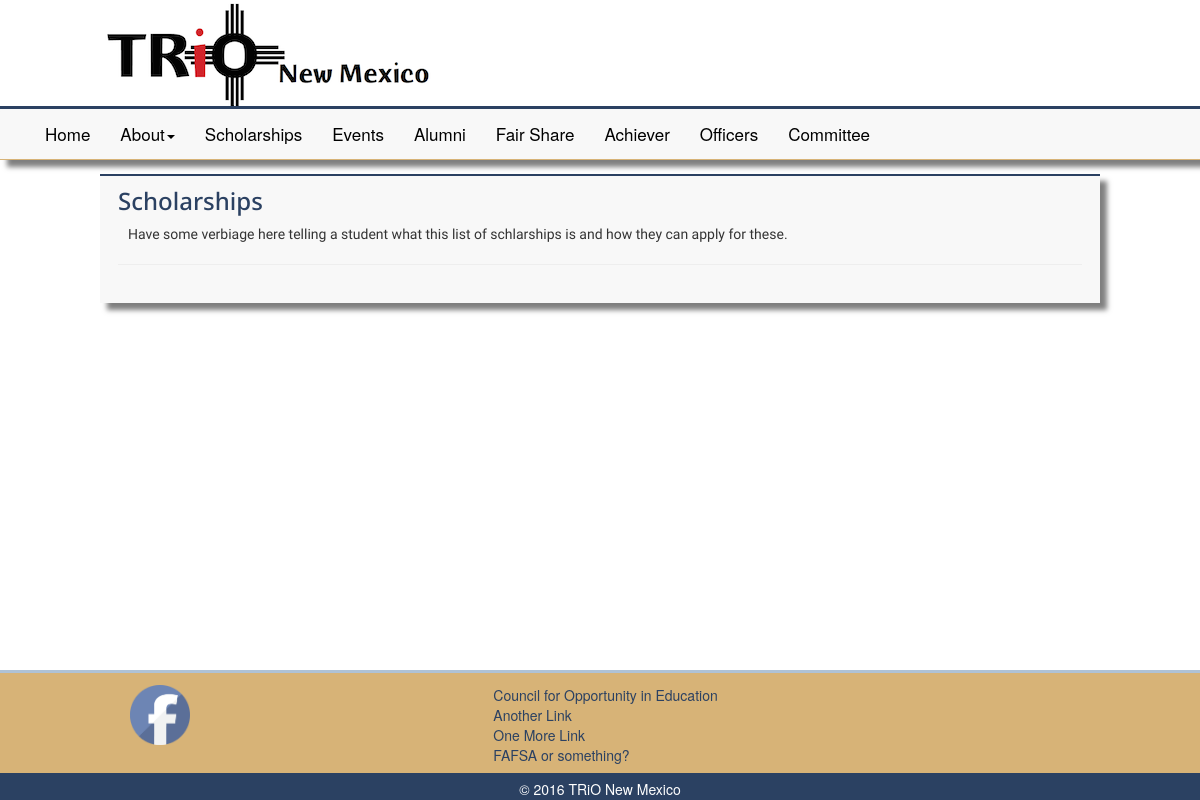
Before: /scholarships with the older database file.
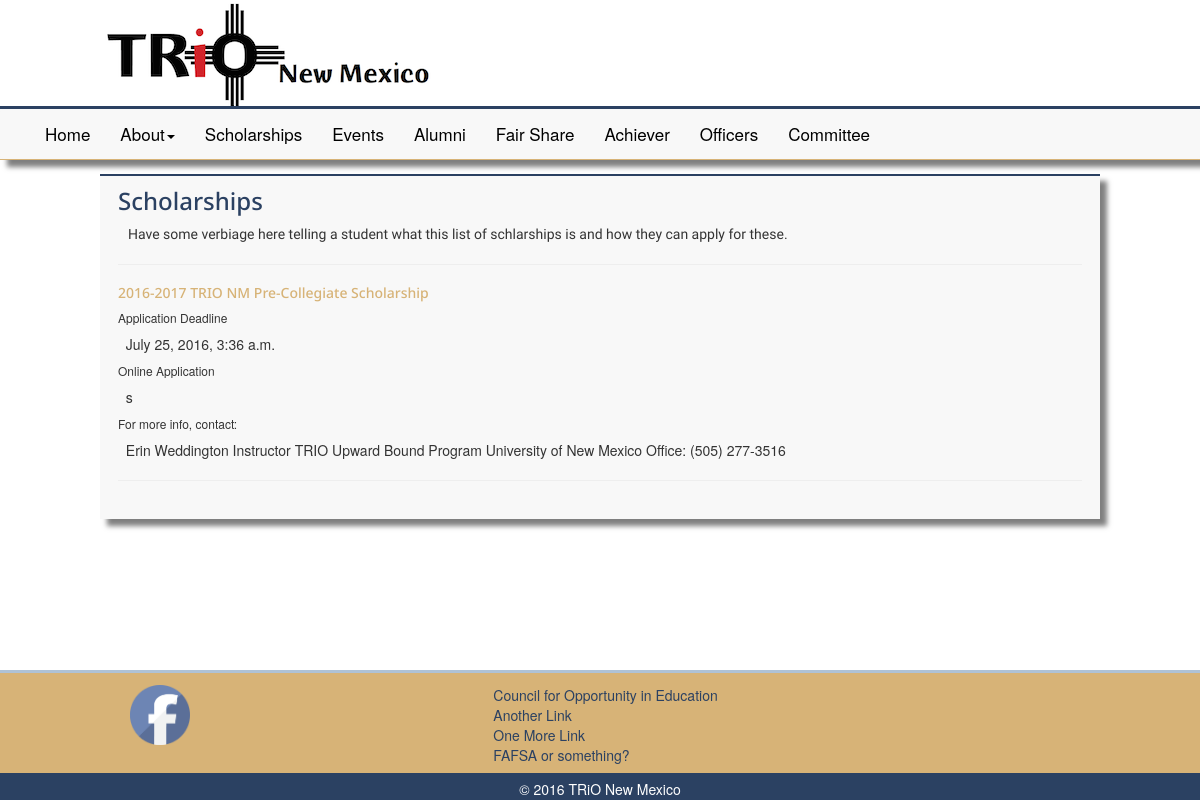
After: the same page with the newer database file.
### trio_nm_main/models.py (models this page shows, shortened)
class ScholarshipListing(models.Model):
    scholarship_name = models.CharField(max_length=120)
    application_deadline = models.DateTimeField()
    application_link = models.CharField(max_length=240)
    contact = models.CharField(max_length=240)

### trio_nm_main/views.py (the view)
# urls.py: url(r'^scholarships', views.scholarships, name='scholarships'),
def scholarships(request):
    context = RequestContext(request)
    scholarships = ScholarshipListing.objects.all()
    context_dict = {'scholarships': scholarships}
    return render_to_response('scholarships.html', context_dict, context)

### trio_nm_main/templates/trio_nm_main/scholarships.html
{% extends 'trio_nm_main/base.html' %}
{% block content %}
<div class="container-fluid content">
    <div class="row content-row">
        <div class="col-md-1"></div>
        <div class="col-md-10 content-container">
            <div class="content-header">
                <h3>Scholarships</h3>
            </div>
            <p>
                Have some verbiage here telling a student what this list of schlarships is and how they
                can apply for these.
            </p>
            <hr>
            <div id="scholarship-listings">
            {% if scholarships %}
                {% for scholarship in scholarships %}
                    <div class="scholarship-listing">
                        <h5>{{ scholarship.scholarship_name }}</h5>
                        <h6>Application Deadline</h6> &nbsp {{ scholarship.application_deadline }} <br>
                        <h6>Online Application </h6> &nbsp {{ scholarship.application_link }}<br>
                        <h6>For more info, contact: </h6> &nbsp {{ scholarship.contact }}
                    </div>
                    <hr>
                {% endfor %}
            {% endif %}
            </div>
        </div>
        <div class="col-md-1"></div>
    </div>
</div>
{% endblock %}

Changed rows visible on the page:
added ScholarshipListing: scholarship_name "2016-2017 TRIO NM Pre-Collegiate Scholarship", application_deadline "July 25, 2016, 3:36 a.m.", application_link "s", contact "Erin Weddington Instructor TRIO Upward Bound Program University of New Mexico Office: (505) 277-3516"
